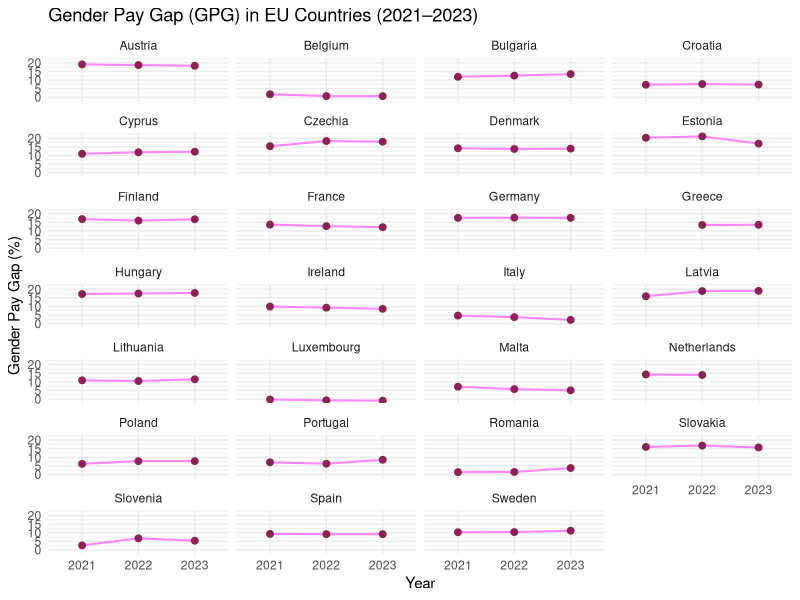
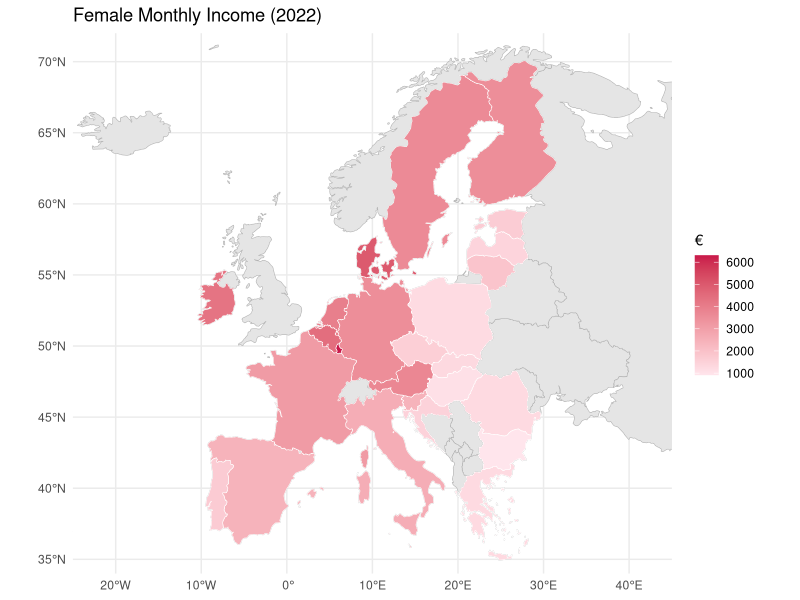
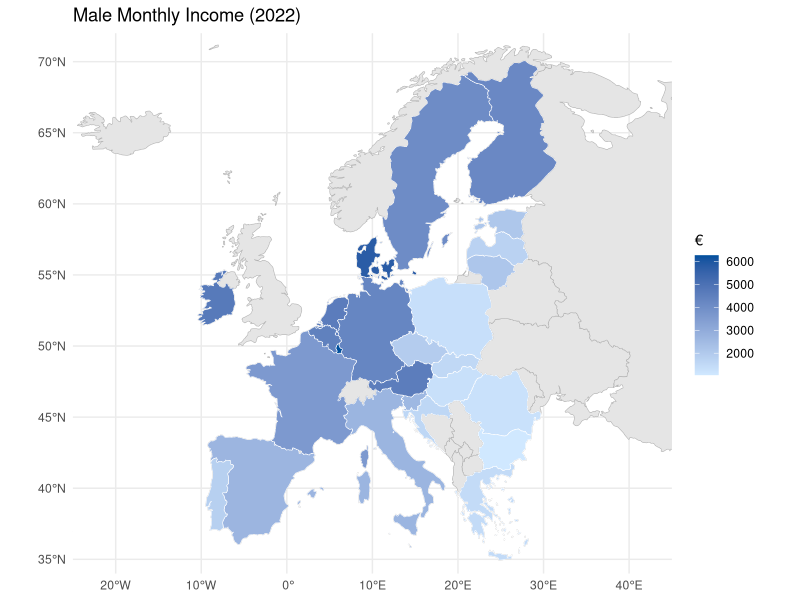
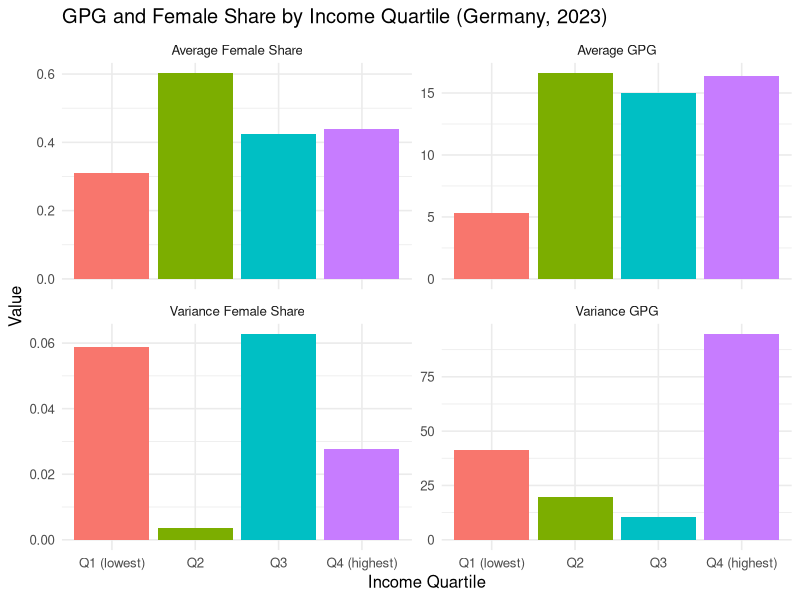
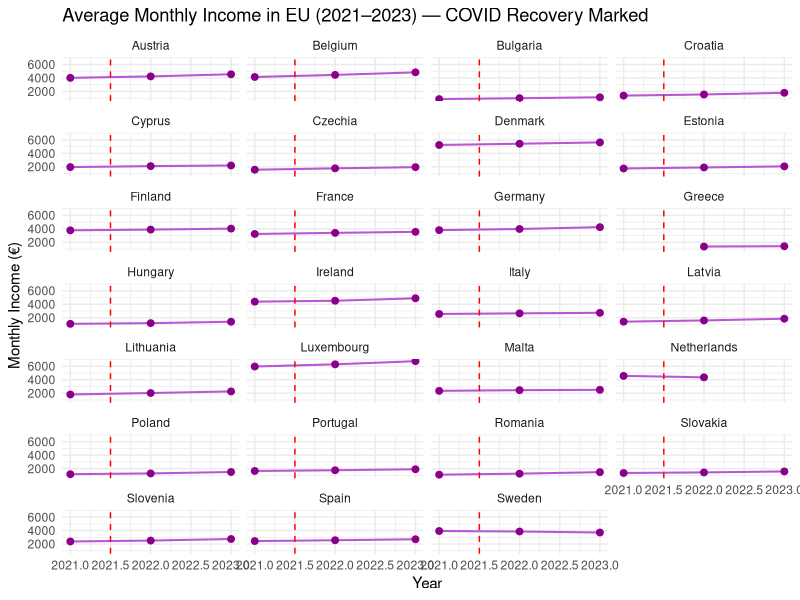

The R source for these figures, in order:
## ---- chunk 1
knitr::opts_chunk$set(echo = TRUE)
library(tidyverse)
library(ggplot2)
library(sf)
library(rnaturalearth)
library(rnaturalearthdata)
## ---- chunk 2
# Read CSVs from project GitHub repo structure
TableCountries = read_csv("data/TableCountries.csv")
Germany_subgroup = read_csv("data/Germany_subgroup/Germany_subgroup.csv")
## ---- chunk 3
head(TableCountries)
head(Germany_subgroup)
## ---- chunk 4
TableCountries$year = as.factor(TableCountries$year)
Germany_subgroup$income_quartile = cut(Germany_subgroup$income_eur,
  breaks = quantile(Germany_subgroup$income_eur, probs = seq(0, 1, 0.25), na.rm = TRUE),
  include.lowest = TRUE,
  labels = c("Q1 (lowest)", "Q2", "Q3", "Q4 (highest)"))
## ---- chunk 5
# EU country-level income estimation
male_income = numeric(nrow(TableCountries))
female_income = numeric(nrow(TableCountries))
for (i in 1:nrow(TableCountries)) {
  income = TableCountries$monthly_income[i]
  gpg = TableCountries$gender_pay_gap[i] / 100
  p_f = TableCountries$p_female[i]
  p_m = TableCountries$p_male[i]

  if (any(is.na(c(income, gpg, p_f, p_m))) || (p_m + p_f * (1 - gpg) == 0)) {
    male_income[i] = NA
    female_income[i] = NA
  } else {
    male_income[i] = income / (p_m + p_f * (1 - gpg))
    female_income[i] = male_income[i] * (1 - gpg)
  }
}
TableCountries$male_income = round(male_income, 2)
TableCountries$female_income = round(female_income, 2)
## ---- chunk 6
# Germany sectoral level
male_income = numeric(nrow(Germany_subgroup))
female_income = numeric(nrow(Germany_subgroup))
for (i in 1:nrow(Germany_subgroup)) {
  income = Germany_subgroup$income_eur[i]
  gpg = Germany_subgroup$gpg_2023[i] / 100
  p_f = Germany_subgroup$p_female[i]
  p_m = Germany_subgroup$p_male[i]
  male_income[i] = income / (p_m + p_f * (1 - gpg))
  female_income[i] = male_income[i] * (1 - gpg)
}
Germany_subgroup$male_income = round(male_income, 2)
Germany_subgroup$female_income = round(female_income, 2)
## ---- chunk 7
eu_countries = c("Austria", "Belgium", "Bulgaria", "Croatia", "Cyprus", "Czechia", "Denmark", "Estonia", "Finland", "France", "Germany", "Greece", "Hungary", "Ireland", "Italy", "Latvia", "Lithuania", "Luxembourg", "Malta", "Netherlands", "Poland", "Portugal", "Romania", "Slovakia", "Slovenia", "Spain", "Sweden")

TableCountries_filtered = TableCountries %>%
  filter(country %in% eu_countries) %>%
  arrange(factor(country, levels = eu_countries))

ggplot(TableCountries_filtered, aes(x = year, y = gender_pay_gap, group = 1)) +
  geom_line(color = "orchid1", linewidth = 0.7) +
  geom_point(color = "violetred4", size = 2) +
  facet_wrap(~ country, ncol = 4, nrow = 7) +
  scale_y_continuous(limits = c(-1, 22)) +
  labs(
    title = "Gender Pay Gap (GPG) in EU Countries (2021–2023)",
    x = "Year", y = "Gender Pay Gap (%)"
  ) +
  theme_minimal(base_size = 11)
## ---- chunk 8
all_europe = rnaturalearth::ne_countries(scale = "medium", returnclass = "sf") %>%
  filter(region_un == "Europe")
eu_data_2022 = TableCountries %>% filter(year == 2022)
europe_map = all_europe %>%
  left_join(eu_data_2022, by = c("name" = "country")) %>%
  filter(!is.na(monthly_income))

ggplot() +
  geom_sf(data = all_europe, fill = "grey90", color = "grey70", size = 0.2) +
  geom_sf(data = europe_map, aes(fill = female_income), color = "white", size = 0.3) +
  scale_fill_gradient(low = "#FFE5EC", high = "#C9184A", name = "€") +
  labs(title = "Female Monthly Income (2022)") +
  coord_sf(xlim = c(-25, 45), ylim = c(34, 72), expand = FALSE) +
  theme_minimal()
ggplot() +
  geom_sf(data = all_europe, fill = "grey90", color = "grey70", size = 0.2) +
  geom_sf(data = europe_map, aes(fill = male_income), color = "white", size = 0.3) +
  scale_fill_gradient(low = "#D0E8FF", high = "#00509D", name = "€") +
  labs(title = "Male Monthly Income (2022)") +
  coord_sf(xlim = c(-25, 45), ylim = c(34, 72), expand = FALSE) +
  theme_minimal()
## ---- chunk 9
quartile_summary = Germany_subgroup %>%
  group_by(income_quartile) %>%
  summarise(
    avg_income = mean(income_eur),
    avg_gpg = mean(gpg_2023),
    var_gpg = var(gpg_2023),
    avg_p_female = mean(p_female),
    var_p_female = var(p_female),
    n_sectors = n()
  )

quartile_long = quartile_summary %>%
  select(income_quartile, avg_gpg, var_gpg, avg_p_female, var_p_female) %>%
  pivot_longer(cols = -income_quartile, names_to = "metric", values_to = "value") %>%
  mutate(metric = recode(metric,
    avg_gpg = "Average GPG",
    var_gpg = "Variance GPG",
    avg_p_female = "Average Female Share",
    var_p_female = "Variance Female Share"
  ))

ggplot(quartile_long, aes(x = income_quartile, y = value, fill = income_quartile)) +
  geom_col(show.legend = FALSE) +
  facet_wrap(~ metric, ncol = 2, scales = "free_y") +
  labs(
    title = "GPG and Female Share by Income Quartile (Germany, 2023)",
    x = "Income Quartile", y = "Value"
  ) +
  theme_minimal(base_size = 12)
## ---- chunk 10
filtered_data = TableCountries %>%
  filter(country %in% eu_countries) %>%
  mutate(year_numeric = as.numeric(as.character(year)))

ggplot(filtered_data, aes(x = year_numeric, y = monthly_income, group = 1)) +
  geom_line(color = "mediumorchid", linewidth = 0.7) +
  geom_point(color = "darkmagenta", size = 2) +
  geom_vline(xintercept = 2021.5, linetype = "dashed", color = "red", linewidth = 0.5) +
  facet_wrap(~ country, ncol = 4, nrow = 7) +
  labs(
    title = "Average Monthly Income in EU (2021–2023) — COVID Recovery Marked",
    x = "Year", y = "Monthly Income (€)"
  ) +
  theme_minimal(base_size = 11)
